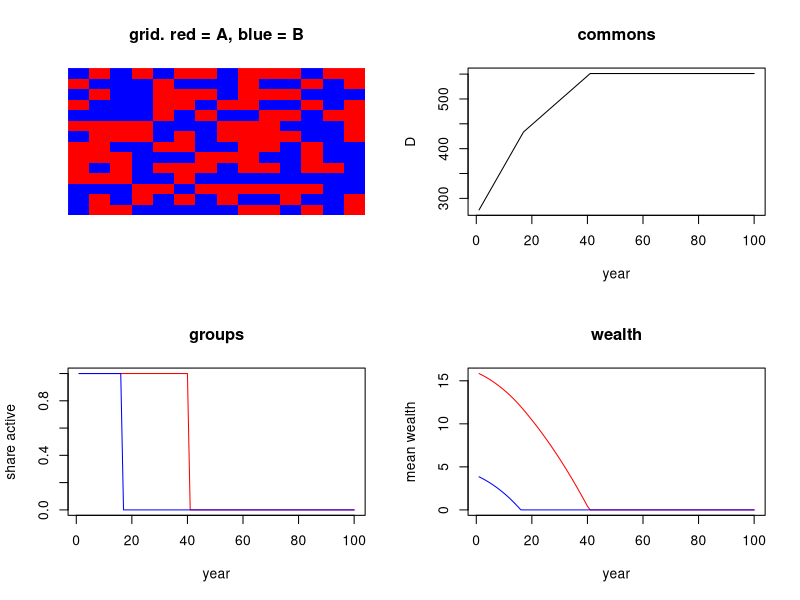

This figure's R source:
#model 01. model 00 plus a wealth gap. group A starts with k times the wealth of group B.
#k = 1 gives model 00 back. mean wealth stays at r0 whatever k is.

rm(list=ls())
set.seed(100)

nd=14
T=100
r0=10          #mean start wealth
k=4            #wealth ratio A to B. 1 = equal
rB=2*r0/(1+k)  #start wealth B
rA=k*rB        #start wealth A
c=0.1          #cost of restraining
alpha=0.05     #emission per emitter per year
D0=267         #excess CO2 today
dg=2e-6        #damage dg*D^2

N=nd*nd
group=array(0,dim=c(nd,nd))
resource=array(0,dim=c(nd,nd))
strat=array(1,dim=c(nd,nd))   #1 = emit, everyone starts emitting
grid=array(0,dim=c(nd,nd))
payoff=array(0,dim=c(nd,nd))
alive=array(1,dim=c(nd,nd))

#two groups, 50/50, random places. 0 = group A, 1 = group B
tmp=sample(c(rep(0,N/2),rep(1,N/2)))
n=0
for(i in 1:nd){ for(j in 1:nd){
  n=n+1; group[i,j]=tmp[n]
  if(group[i,j]==0) resource[i,j]=rA else resource[i,j]=rB
}}
D=D0

DH=numeric(T); AH=numeric(T); BH=numeric(T); RH=numeric(T); WA=numeric(T); WB=numeric(T)

for(t in 1:T){

  #1 act. 1 = emit, 0 = restrain
  for(i in 1:nd){ for(j in 1:nd){
    if(alive[i,j]==0){ grid[i,j]=0; next }
    grid[i,j]=strat[i,j]
    if(resource[i,j]<c) grid[i,j]=1
  }}

  #2 commons. emissions go in, nothing comes out
  nem=sum(alive==1 & grid==1)
  D=D+alpha*nem

  #3 pay
  for(i in 1:nd){ for(j in 1:nd){
    if(alive[i,j]==0){ payoff[i,j]=0; next }
    if(grid[i,j]==1) payoff[i,j]=-dg*D*D else payoff[i,j]=-c-dg*D*D
    resource[i,j]=resource[i,j]+payoff[i,j]
    if(resource[i,j]<=0){ alive[i,j]=0; resource[i,j]=0; grid[i,j]=0 }
  }}

  #4 copy the best of self and 4 neighbours
  newstrat=strat
  for(i in 1:nd){ for(j in 1:nd){
    if(alive[i,j]==0) next
    if(i-1==0) am=nd else am=i-1
    if(i+1>nd) ap=1 else ap=i+1
    if(j-1==0) bm=nd else bm=j-1
    if(j+1>nd) bp=1 else bp=j+1
    best=payoff[i,j]; bests=strat[i,j]
    for(nb in list(c(ap,j),c(am,j),c(i,bp),c(i,bm))){
      x=nb[1]; y=nb[2]
      if(alive[x,y]==0) next
      if(payoff[x,y]>best){ best=payoff[x,y]; bests=grid[x,y] }
    }
    newstrat[i,j]=bests
  }}
  strat=newstrat

  DH[t]=D
  AH[t]=mean(alive[group==0]); BH[t]=mean(alive[group==1])
  RH[t]=if(sum(alive)>0) 1-mean(grid[alive==1]) else NA
  WA[t]=mean(resource[group==0]); WB[t]=mean(resource[group==1])
}

par(mfrow=c(2,2))
image(group,col=c("red","blue"),axes=FALSE,main="grid. red = A, blue = B")
plot(DH,type="l",xlab="year",ylab="D",main="commons")
plot(AH,type="l",col="red",ylim=c(0,1),xlab="year",ylab="share active",main="groups")
lines(BH,col="blue")
plot(WA,type="l",col="red",ylim=c(0,max(WA)),xlab="year",ylab="mean wealth",main="wealth")
lines(WB,col="blue")

cat("A out:",if(any(AH==0)) min(which(AH==0)) else NA,"  B out:",if(any(BH==0)) min(which(BH==0)) else NA,"\n")
